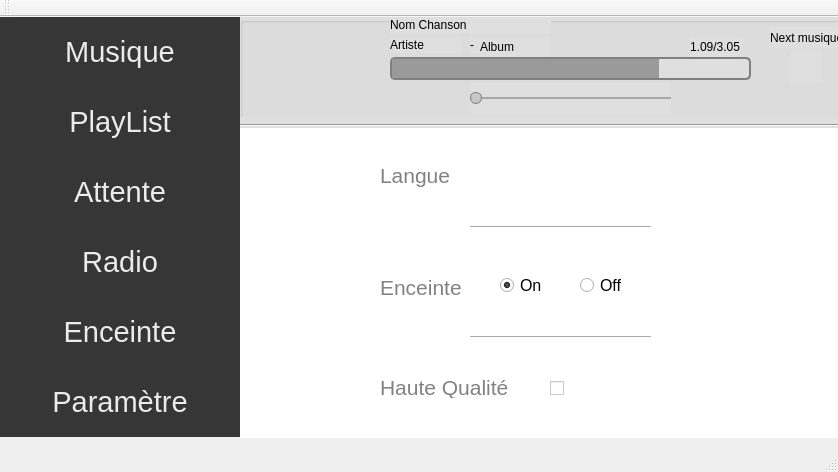
<?xml version="1.0" encoding="UTF-8"?>
<ui version="4.0">
 <class>MainWindow</class>
 <widget class="QMainWindow" name="MainWindow">
  <property name="geometry">
   <rect>
    <x>0</x>
    <y>0</y>
    <width>838</width>
    <height>472</height>
   </rect>
  </property>
  <property name="windowTitle">
   <string>MainWindow</string>
  </property>
  <widget class="QWidget" name="centralWidget">
   <property name="sizePolicy">
    <sizepolicy hsizetype="Fixed" vsizetype="Preferred">
     <horstretch>0</horstretch>
     <verstretch>0</verstretch>
    </sizepolicy>
   </property>
   <widget class="QStackedWidget" name="TabInteraction">
    <property name="geometry">
     <rect>
      <x>240</x>
      <y>110</y>
      <width>601</width>
      <height>311</height>
     </rect>
    </property>
    <property name="styleSheet">
     <string notr="true">background-color: rgb(255, 255, 255);</string>
    </property>
    <property name="currentIndex">
     <number>3</number>
    </property>
    <widget class="QWidget" name="Tab_Musique"/>
    <widget class="QWidget" name="Tab_Radio"/>
    <widget class="QWidget" name="Tab_Serveur"/>
    <widget class="QWidget" name="Tab_Parametre">
     <widget class="QLabel" name="Param_Icon">
      <property name="geometry">
       <rect>
        <x>20</x>
        <y>10</y>
        <width>51</width>
        <height>51</height>
       </rect>
      </property>
      <property name="text">
       <string/>
      </property>
      <property name="pixmap">
       <pixmap resource="ressource.qrc">:/icon/Sprite/settings.png</pixmap>
      </property>
      <property name="scaledContents">
       <bool>true</bool>
      </property>
     </widget>
     <widget class="QPushButton" name="Param_Eng">
      <property name="geometry">
       <rect>
        <x>240</x>
        <y>20</y>
        <width>41</width>
        <height>51</height>
       </rect>
      </property>
      <property name="styleSheet">
       <string notr="true">background-color: transparent;
border : none ;</string>
      </property>
      <property name="text">
       <string/>
      </property>
      <property name="icon">
       <iconset resource="ressource.qrc">
        <normaloff>:/icon/Sprite/Drapeau-anglais.png</normaloff>:/icon/Sprite/Drapeau-anglais.png</iconset>
      </property>
      <property name="iconSize">
       <size>
        <width>40</width>
        <height>40</height>
       </size>
      </property>
     </widget>
     <widget class="QPushButton" name="Param_Esp">
      <property name="geometry">
       <rect>
        <x>360</x>
        <y>20</y>
        <width>41</width>
        <height>51</height>
       </rect>
      </property>
      <property name="styleSheet">
       <string notr="true">background-color: transparent;
border : none ;</string>
      </property>
      <property name="text">
       <string/>
      </property>
      <property name="icon">
       <iconset resource="ressource.qrc">
        <normaloff>:/icon/Sprite/espagnole.png</normaloff>:/icon/Sprite/espagnole.png</iconset>
      </property>
      <property name="iconSize">
       <size>
        <width>40</width>
        <height>40</height>
       </size>
      </property>
     </widget>
     <widget class="QPushButton" name="Param_Fr">
      <property name="geometry">
       <rect>
        <x>300</x>
        <y>20</y>
        <width>41</width>
        <height>51</height>
       </rect>
      </property>
      <property name="styleSheet">
       <string notr="true">background-color: transparent;
border : none ;</string>
      </property>
      <property name="text">
       <string/>
      </property>
      <property name="icon">
       <iconset resource="ressource.qrc">
        <normaloff>:/icon/Sprite/drapeau-francais.png</normaloff>:/icon/Sprite/drapeau-francais.png</iconset>
      </property>
      <property name="iconSize">
       <size>
        <width>45</width>
        <height>45</height>
       </size>
      </property>
     </widget>
     <widget class="QLabel" name="Param_Serveur">
      <property name="geometry">
       <rect>
        <x>140</x>
        <y>150</y>
        <width>91</width>
        <height>21</height>
       </rect>
      </property>
      <property name="font">
       <font>
        <pointsize>16</pointsize>
       </font>
      </property>
      <property name="styleSheet">
       <string notr="true">color: rgb(130, 130, 130);</string>
      </property>
      <property name="text">
       <string>Enceinte</string>
      </property>
     </widget>
     <widget class="QLabel" name="Param_Langue">
      <property name="geometry">
       <rect>
        <x>140</x>
        <y>33</y>
        <width>81</width>
        <height>31</height>
       </rect>
      </property>
      <property name="font">
       <font>
        <pointsize>16</pointsize>
       </font>
      </property>
      <property name="styleSheet">
       <string notr="true">color: rgb(130, 130, 130);</string>
      </property>
      <property name="text">
       <string>Langue</string>
      </property>
     </widget>
     <widget class="Line" name="line1">
      <property name="geometry">
       <rect>
        <x>230</x>
        <y>90</y>
        <width>181</width>
        <height>20</height>
       </rect>
      </property>
      <property name="orientation">
       <enum>Qt::Horizontal</enum>
      </property>
     </widget>
     <widget class="QLabel" name="Param_other">
      <property name="geometry">
       <rect>
        <x>140</x>
        <y>250</y>
        <width>151</width>
        <height>21</height>
       </rect>
      </property>
      <property name="font">
       <font>
        <pointsize>16</pointsize>
       </font>
      </property>
      <property name="styleSheet">
       <string notr="true">color: rgb(130, 130, 130);</string>
      </property>
      <property name="text">
       <string>Haute Qualité</string>
      </property>
     </widget>
     <widget class="Line" name="line2">
      <property name="geometry">
       <rect>
        <x>230</x>
        <y>200</y>
        <width>181</width>
        <height>20</height>
       </rect>
      </property>
      <property name="orientation">
       <enum>Qt::Horizontal</enum>
      </property>
     </widget>
     <widget class="QRadioButton" name="Param_On">
      <property name="geometry">
       <rect>
        <x>260</x>
        <y>150</y>
        <width>82</width>
        <height>17</height>
       </rect>
      </property>
      <property name="font">
       <font>
        <pointsize>12</pointsize>
       </font>
      </property>
      <property name="text">
       <string>On</string>
      </property>
      <property name="checked">
       <bool>true</bool>
      </property>
     </widget>
     <widget class="QRadioButton" name="Param_Off">
      <property name="geometry">
       <rect>
        <x>340</x>
        <y>150</y>
        <width>82</width>
        <height>17</height>
       </rect>
      </property>
      <property name="font">
       <font>
        <pointsize>12</pointsize>
       </font>
      </property>
      <property name="text">
       <string>Off</string>
      </property>
     </widget>
     <widget class="QCheckBox" name="Param_CheckHD">
      <property name="geometry">
       <rect>
        <x>310</x>
        <y>253</y>
        <width>21</width>
        <height>17</height>
       </rect>
      </property>
      <property name="text">
       <string/>
      </property>
     </widget>
    </widget>
    <widget class="QWidget" name="Tab_PlayList">
     <zorder>Ligne</zorder>
    </widget>
    <widget class="QWidget" name="Tab_Attente"/>
   </widget>
   <widget class="QPushButton" name="BtnMenu_Music">
    <property name="enabled">
     <bool>true</bool>
    </property>
    <property name="geometry">
     <rect>
      <x>0</x>
      <y>0</y>
      <width>240</width>
      <height>70</height>
     </rect>
    </property>
    <property name="sizePolicy">
     <sizepolicy hsizetype="Preferred" vsizetype="Preferred">
      <horstretch>0</horstretch>
      <verstretch>0</verstretch>
     </sizepolicy>
    </property>
    <property name="font">
     <font>
      <pointsize>22</pointsize>
     </font>
    </property>
    <property name="autoFillBackground">
     <bool>false</bool>
    </property>
    <property name="styleSheet">
     <string notr="true">QPushButton {
border : none;
background-color: rgb(54, 54, 54);
color: rgb(235, 235, 235);
}

QPushButton:hover{
background-color: rgb(38, 38, 38);
color: rgb(255, 255, 255);
}

QPushButton:pressed{
background-color: rgb(38, 38, 38);
color: rgb(255, 255, 255);
}
</string>
    </property>
    <property name="text">
     <string>Musique</string>
    </property>
    <property name="icon">
     <iconset resource="ressource.qrc">
      <normaloff>:/icon/Sprite/PlayMenu.png</normaloff>:/icon/Sprite/PlayMenu.png</iconset>
    </property>
    <property name="iconSize">
     <size>
      <width>32</width>
      <height>32</height>
     </size>
    </property>
    <property name="autoRepeat">
     <bool>false</bool>
    </property>
    <property name="flat">
     <bool>false</bool>
    </property>
   </widget>
   <widget class="QPushButton" name="BtnMenu_Play">
    <property name="enabled">
     <bool>true</bool>
    </property>
    <property name="geometry">
     <rect>
      <x>0</x>
      <y>70</y>
      <width>240</width>
      <height>70</height>
     </rect>
    </property>
    <property name="sizePolicy">
     <sizepolicy hsizetype="Preferred" vsizetype="Preferred">
      <horstretch>0</horstretch>
      <verstretch>0</verstretch>
     </sizepolicy>
    </property>
    <property name="font">
     <font>
      <pointsize>22</pointsize>
     </font>
    </property>
    <property name="autoFillBackground">
     <bool>false</bool>
    </property>
    <property name="styleSheet">
     <string notr="true">QPushButton {
border : none;
background-color: rgb(54, 54, 54);
color: rgb(235, 235, 235);
}

QPushButton:hover{
background-color: rgb(38, 38, 38);
color: rgb(255, 255, 255);
}

QPushButton:pressed{
background-color: rgb(38, 38, 38);
color: rgb(255, 255, 255);
}
</string>
    </property>
    <property name="text">
     <string>PlayList</string>
    </property>
    <property name="icon">
     <iconset resource="ressource.qrc">
      <normaloff>:/icon/Sprite/playlistMenu.png</normaloff>:/icon/Sprite/playlistMenu.png</iconset>
    </property>
    <property name="iconSize">
     <size>
      <width>32</width>
      <height>32</height>
     </size>
    </property>
   </widget>
   <widget class="QPushButton" name="BtnMenu_Attente">
    <property name="enabled">
     <bool>true</bool>
    </property>
    <property name="geometry">
     <rect>
      <x>0</x>
      <y>140</y>
      <width>240</width>
      <height>70</height>
     </rect>
    </property>
    <property name="sizePolicy">
     <sizepolicy hsizetype="Preferred" vsizetype="Preferred">
      <horstretch>0</horstretch>
      <verstretch>0</verstretch>
     </sizepolicy>
    </property>
    <property name="font">
     <font>
      <pointsize>22</pointsize>
     </font>
    </property>
    <property name="autoFillBackground">
     <bool>false</bool>
    </property>
    <property name="styleSheet">
     <string notr="true">QPushButton {
border : none;
background-color: rgb(54, 54, 54);
color: rgb(235, 235, 235);
}

QPushButton:hover{
background-color: rgb(38, 38, 38);
color: rgb(255, 255, 255);
}

QPushButton:pressed{
background-color: rgb(38, 38, 38);
color: rgb(255, 255, 255);
}
</string>
    </property>
    <property name="text">
     <string>Attente</string>
    </property>
    <property name="icon">
     <iconset resource="ressource.qrc">
      <normaloff>:/icon/Sprite/attenteMenu.png</normaloff>:/icon/Sprite/attenteMenu.png</iconset>
    </property>
    <property name="iconSize">
     <size>
      <width>32</width>
      <height>32</height>
     </size>
    </property>
   </widget>
   <widget class="QPushButton" name="BtnMenu_Radio">
    <property name="enabled">
     <bool>true</bool>
    </property>
    <property name="geometry">
     <rect>
      <x>0</x>
      <y>210</y>
      <width>240</width>
      <height>70</height>
     </rect>
    </property>
    <property name="sizePolicy">
     <sizepolicy hsizetype="Preferred" vsizetype="Preferred">
      <horstretch>0</horstretch>
      <verstretch>0</verstretch>
     </sizepolicy>
    </property>
    <property name="font">
     <font>
      <pointsize>22</pointsize>
     </font>
    </property>
    <property name="autoFillBackground">
     <bool>false</bool>
    </property>
    <property name="styleSheet">
     <string notr="true">QPushButton {
border : none;
background-color: rgb(54, 54, 54);
color: rgb(235, 235, 235);
}

QPushButton:hover{
background-color: rgb(38, 38, 38);
color: rgb(255, 255, 255);
}

QPushButton:pressed{
background-color: rgb(38, 38, 38);
color: rgb(255, 255, 255);
}
</string>
    </property>
    <property name="text">
     <string>Radio</string>
    </property>
    <property name="icon">
     <iconset resource="ressource.qrc">
      <normaloff>:/icon/Sprite/RadioMenu.png</normaloff>:/icon/Sprite/RadioMenu.png</iconset>
    </property>
    <property name="iconSize">
     <size>
      <width>32</width>
      <height>32</height>
     </size>
    </property>
   </widget>
   <widget class="QPushButton" name="BtnMenu_serveur">
    <property name="enabled">
     <bool>true</bool>
    </property>
    <property name="geometry">
     <rect>
      <x>0</x>
      <y>280</y>
      <width>240</width>
      <height>70</height>
     </rect>
    </property>
    <property name="sizePolicy">
     <sizepolicy hsizetype="Preferred" vsizetype="Preferred">
      <horstretch>0</horstretch>
      <verstretch>0</verstretch>
     </sizepolicy>
    </property>
    <property name="font">
     <font>
      <pointsize>22</pointsize>
     </font>
    </property>
    <property name="autoFillBackground">
     <bool>false</bool>
    </property>
    <property name="styleSheet">
     <string notr="true">QPushButton {
border : none;
background-color: rgb(54, 54, 54);
color: rgb(235, 235, 235);
}

QPushButton:hover{
background-color: rgb(38, 38, 38);
color: rgb(255, 255, 255);
}

QPushButton:pressed{
background-color: rgb(38, 38, 38);
color: rgb(255, 255, 255);
}
</string>
    </property>
    <property name="text">
     <string>Enceinte</string>
    </property>
    <property name="icon">
     <iconset resource="ressource.qrc">
      <normaloff>:/icon/Sprite/vueMenu.png</normaloff>:/icon/Sprite/vueMenu.png</iconset>
    </property>
    <property name="iconSize">
     <size>
      <width>32</width>
      <height>32</height>
     </size>
    </property>
   </widget>
   <widget class="QPushButton" name="BtnMenu_Param">
    <property name="enabled">
     <bool>true</bool>
    </property>
    <property name="geometry">
     <rect>
      <x>0</x>
      <y>350</y>
      <width>240</width>
      <height>70</height>
     </rect>
    </property>
    <property name="sizePolicy">
     <sizepolicy hsizetype="Preferred" vsizetype="Preferred">
      <horstretch>0</horstretch>
      <verstretch>0</verstretch>
     </sizepolicy>
    </property>
    <property name="font">
     <font>
      <pointsize>22</pointsize>
     </font>
    </property>
    <property name="autoFillBackground">
     <bool>false</bool>
    </property>
    <property name="styleSheet">
     <string notr="true">QPushButton {
border : none;
background-color: rgb(54, 54, 54);
color: rgb(235, 235, 235);
}

QPushButton:hover{
background-color: rgb(38, 38, 38);
color: rgb(255, 255, 255);
}

QPushButton:pressed{
background-color: rgb(38, 38, 38);
color: rgb(255, 255, 255);
}
</string>
    </property>
    <property name="text">
     <string>Paramètre</string>
    </property>
   </widget>
   <widget class="QGroupBox" name="Player">
    <property name="geometry">
     <rect>
      <x>240</x>
      <y>0</y>
      <width>601</width>
      <height>111</height>
     </rect>
    </property>
    <property name="styleSheet">
     <string notr="true">background-color: rgb(223, 223, 223);</string>
    </property>
    <property name="title">
     <string/>
    </property>
    <widget class="QPushButton" name="Player_Play">
     <property name="geometry">
      <rect>
       <x>40</x>
       <y>10</y>
       <width>51</width>
       <height>41</height>
      </rect>
     </property>
     <property name="styleSheet">
      <string notr="true">background-color: transparent;
border : none ;</string>
     </property>
     <property name="text">
      <string/>
     </property>
     <property name="icon">
      <iconset resource="ressource.qrc">
       <normaloff>:/icon/Sprite/Play.png</normaloff>:/icon/Sprite/Play.png</iconset>
     </property>
     <property name="iconSize">
      <size>
       <width>50</width>
       <height>50</height>
      </size>
     </property>
    </widget>
    <widget class="QPushButton" name="Player_Pause">
     <property name="enabled">
      <bool>true</bool>
     </property>
     <property name="geometry">
      <rect>
       <x>40</x>
       <y>10</y>
       <width>51</width>
       <height>41</height>
      </rect>
     </property>
     <property name="styleSheet">
      <string notr="true">background-color: transparent;
border : none ;</string>
     </property>
     <property name="text">
      <string/>
     </property>
     <property name="icon">
      <iconset resource="ressource.qrc">
       <normaloff>:/icon/Sprite/pause.png</normaloff>:/icon/Sprite/pause.png</iconset>
     </property>
     <property name="iconSize">
      <size>
       <width>50</width>
       <height>50</height>
      </size>
     </property>
    </widget>
    <widget class="QPushButton" name="Player_Avance">
     <property name="enabled">
      <bool>true</bool>
     </property>
     <property name="geometry">
      <rect>
       <x>80</x>
       <y>60</y>
       <width>31</width>
       <height>31</height>
      </rect>
     </property>
     <property name="styleSheet">
      <string notr="true">background-color: transparent;
border : none ;</string>
     </property>
     <property name="text">
      <string/>
     </property>
     <property name="icon">
      <iconset resource="ressource.qrc">
       <normaloff>:/icon/Sprite/RapideAvant.png</normaloff>:/icon/Sprite/RapideAvant.png</iconset>
     </property>
     <property name="iconSize">
      <size>
       <width>30</width>
       <height>30</height>
      </size>
     </property>
    </widget>
    <widget class="QPushButton" name="Player_recule">
     <property name="enabled">
      <bool>true</bool>
     </property>
     <property name="geometry">
      <rect>
       <x>20</x>
       <y>60</y>
       <width>31</width>
       <height>31</height>
      </rect>
     </property>
     <property name="styleSheet">
      <string notr="true">background-color: transparent;
border : none ;</string>
     </property>
     <property name="text">
      <string/>
     </property>
     <property name="icon">
      <iconset resource="ressource.qrc">
       <normaloff>:/icon/Sprite/RapideDerriere.png</normaloff>:/icon/Sprite/RapideDerriere.png</iconset>
     </property>
     <property name="iconSize">
      <size>
       <width>30</width>
       <height>30</height>
      </size>
     </property>
    </widget>
    <widget class="QProgressBar" name="Player_ProgressBar">
     <property name="geometry">
      <rect>
       <x>150</x>
       <y>40</y>
       <width>361</width>
       <height>23</height>
      </rect>
     </property>
     <property name="styleSheet">
      <string notr="true">QProgressBar {
    border: 2px solid grey;
    border-radius: 5px;
}

QProgressBar::chunk{
	background-color: rgb(154, 154, 154);
}
</string>
     </property>
     <property name="value">
      <number>75</number>
     </property>
     <property name="textVisible">
      <bool>false</bool>
     </property>
    </widget>
    <widget class="QLabel" name="Player_Artiste">
     <property name="geometry">
      <rect>
       <x>150</x>
       <y>20</y>
       <width>71</width>
       <height>16</height>
      </rect>
     </property>
     <property name="text">
      <string>Artiste</string>
     </property>
    </widget>
    <widget class="QLabel" name="Player_seg">
     <property name="geometry">
      <rect>
       <x>230</x>
       <y>20</y>
       <width>16</width>
       <height>16</height>
      </rect>
     </property>
     <property name="text">
      <string>-</string>
     </property>
    </widget>
    <widget class="QLabel" name="Player_Album">
     <property name="geometry">
      <rect>
       <x>240</x>
       <y>20</y>
       <width>71</width>
       <height>20</height>
      </rect>
     </property>
     <property name="text">
      <string>Album</string>
     </property>
    </widget>
    <widget class="QLabel" name="Player_Chanson">
     <property name="geometry">
      <rect>
       <x>150</x>
       <y>0</y>
       <width>161</width>
       <height>16</height>
      </rect>
     </property>
     <property name="text">
      <string>Nom Chanson</string>
     </property>
    </widget>
    <widget class="QPushButton" name="Player_MaxVol">
     <property name="enabled">
      <bool>true</bool>
     </property>
     <property name="geometry">
      <rect>
       <x>440</x>
       <y>70</y>
       <width>21</width>
       <height>21</height>
      </rect>
     </property>
     <property name="styleSheet">
      <string notr="true">background-color: transparent;
border : none ;</string>
     </property>
     <property name="text">
      <string/>
     </property>
     <property name="icon">
      <iconset resource="ressource.qrc">
       <normaloff>:/icon/Sprite/VolumeFull.png</normaloff>:/icon/Sprite/VolumeFull.png</iconset>
     </property>
     <property name="iconSize">
      <size>
       <width>20</width>
       <height>20</height>
      </size>
     </property>
    </widget>
    <widget class="QPushButton" name="Player_Muet">
     <property name="enabled">
      <bool>true</bool>
     </property>
     <property name="geometry">
      <rect>
       <x>200</x>
       <y>70</y>
       <width>21</width>
       <height>21</height>
      </rect>
     </property>
     <property name="styleSheet">
      <string notr="true">background-color: transparent;
border : none ;</string>
     </property>
     <property name="text">
      <string/>
     </property>
     <property name="icon">
      <iconset resource="ressource.qrc">
       <normaloff>:/icon/Sprite/Muet.png</normaloff>:/icon/Sprite/Muet.png</iconset>
     </property>
     <property name="iconSize">
      <size>
       <width>20</width>
       <height>20</height>
      </size>
     </property>
    </widget>
    <widget class="QPushButton" name="Player_MinVol">
     <property name="enabled">
      <bool>true</bool>
     </property>
     <property name="geometry">
      <rect>
       <x>204</x>
       <y>70</y>
       <width>21</width>
       <height>21</height>
      </rect>
     </property>
     <property name="styleSheet">
      <string notr="true">background-color: transparent;
border : none ;</string>
     </property>
     <property name="text">
      <string/>
     </property>
     <property name="icon">
      <iconset>
       <normaloff>Sprite/VolumeBas.png</normaloff>Sprite/VolumeBas.png</iconset>
     </property>
     <property name="iconSize">
      <size>
       <width>20</width>
       <height>20</height>
      </size>
     </property>
    </widget>
    <widget class="QSlider" name="Player_Volume">
     <property name="geometry">
      <rect>
       <x>230</x>
       <y>66</y>
       <width>201</width>
       <height>31</height>
      </rect>
     </property>
     <property name="styleSheet">
      <string notr="true">QSlider::groove:horizontal {
background-color:rgb(167, 167, 167);
height : 2px;
}

QSlider::handle { 
	background :rgb(200, 200, 200);
	width: 10px;
	margin : -5px 0;
	border : 1px solid gray ;
	border-radius : 6px;
}

</string>
     </property>
     <property name="orientation">
      <enum>Qt::Horizontal</enum>
     </property>
    </widget>
    <widget class="QLabel" name="Player_Next">
     <property name="geometry">
      <rect>
       <x>550</x>
       <y>35</y>
       <width>31</width>
       <height>31</height>
      </rect>
     </property>
     <property name="text">
      <string/>
     </property>
     <property name="pixmap">
      <pixmap resource="ressource.qrc">:/icon/Sprite/Next.png</pixmap>
     </property>
     <property name="scaledContents">
      <bool>true</bool>
     </property>
    </widget>
    <widget class="QLabel" name="Player_Nextmusic">
     <property name="geometry">
      <rect>
       <x>530</x>
       <y>10</y>
       <width>71</width>
       <height>21</height>
      </rect>
     </property>
     <property name="text">
      <string>Next musique</string>
     </property>
    </widget>
    <widget class="QLabel" name="Player_Temps">
     <property name="geometry">
      <rect>
       <x>450</x>
       <y>20</y>
       <width>51</width>
       <height>20</height>
      </rect>
     </property>
     <property name="text">
      <string>1.09/3.05</string>
     </property>
    </widget>
    <widget class="Line" name="line">
     <property name="geometry">
      <rect>
       <x>0</x>
       <y>100</y>
       <width>601</width>
       <height>16</height>
      </rect>
     </property>
     <property name="orientation">
      <enum>Qt::Horizontal</enum>
     </property>
    </widget>
   </widget>
  </widget>
  <widget class="QMenuBar" name="menuBar">
   <property name="geometry">
    <rect>
     <x>0</x>
     <y>0</y>
     <width>838</width>
     <height>21</height>
    </rect>
   </property>
  </widget>
  <widget class="QToolBar" name="mainToolBar">
   <attribute name="toolBarArea">
    <enum>TopToolBarArea</enum>
   </attribute>
   <attribute name="toolBarBreak">
    <bool>false</bool>
   </attribute>
  </widget>
  <widget class="QStatusBar" name="statusBar"/>
 </widget>
 <layoutdefault spacing="6" margin="11"/>
 <resources>
  <include location="ressource.qrc"/>
 </resources>
 <connections/>
</ui>
